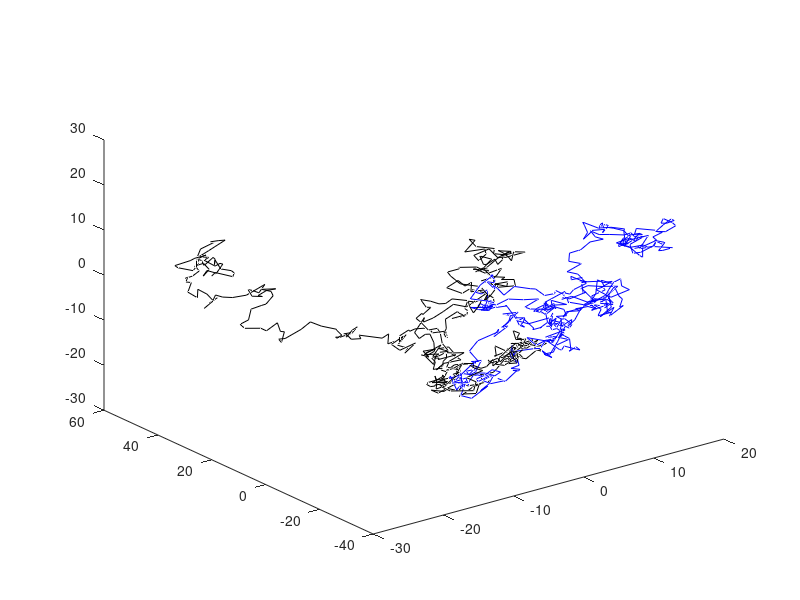

Write the MATLAB code that produced this figure.
%% 3D BROWNIAN MOTION
N = 500;  % Number of steps.
X1 = zeros(N,3); % Allocate space.
X2 = zeros(N,3);
for I = 2:N      % Generate two trajectories of Brownian motion.
    X1(I,:) = X1(I-1,:) + randn(1,3);
    X2(I,:) = X2(I-1,:) + randn(1,3);
end
figure;
plot3(X1(:,1),X1(:,2),X1(:,3),'b-'); % First path with blue line.
hold on;
plot3(X2(:,1),X2(:,2),X2(:,3),'k-'); % Second path with black line.